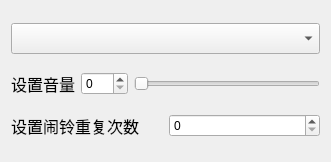
<?xml version="1.0" encoding="UTF-8"?>
<ui version="4.0">
 <class>SoundsControlPanel</class>
 <widget class="QWidget" name="SoundsControlPanel">
  <property name="geometry">
   <rect>
    <x>0</x>
    <y>0</y>
    <width>331</width>
    <height>162</height>
   </rect>
  </property>
  <property name="windowTitle">
   <string>Form</string>
  </property>
  <layout class="QGridLayout" name="gridLayout">
   <item row="1" column="0">
    <layout class="QHBoxLayout" name="horizontalLayout">
     <item>
      <widget class="QLabel" name="labelVolume">
       <property name="font">
        <font>
         <family>Yuppy SC</family>
         <pointsize>12</pointsize>
         <weight>50</weight>
         <bold>false</bold>
        </font>
       </property>
       <property name="text">
        <string>设置音量</string>
       </property>
      </widget>
     </item>
     <item>
      <widget class="QSpinBox" name="volumeSpinBox">
       <property name="maximum">
        <number>100</number>
       </property>
      </widget>
     </item>
     <item>
      <widget class="QSlider" name="volumeSlider">
       <property name="maximum">
        <number>100</number>
       </property>
       <property name="orientation">
        <enum>Qt::Horizontal</enum>
       </property>
      </widget>
     </item>
    </layout>
   </item>
   <item row="2" column="0">
    <layout class="QHBoxLayout" name="repeatLayout">
     <item>
      <widget class="QLabel" name="repeatLabel">
       <property name="font">
        <font>
         <family>Yuppy SC</family>
         <pointsize>12</pointsize>
         <weight>50</weight>
         <bold>false</bold>
        </font>
       </property>
       <property name="text">
        <string>设置闹铃重复次数</string>
       </property>
      </widget>
     </item>
     <item>
      <widget class="QSpinBox" name="repeatSpinBox">
       <property name="maximum">
        <number>100</number>
       </property>
      </widget>
     </item>
    </layout>
   </item>
   <item row="0" column="0">
    <widget class="QComboBox" name="soundsSelectBox">
     <property name="font">
      <font>
       <family>Yuppy SC</family>
       <pointsize>12</pointsize>
      </font>
     </property>
    </widget>
   </item>
  </layout>
 </widget>
 <resources/>
 <connections/>
</ui>
